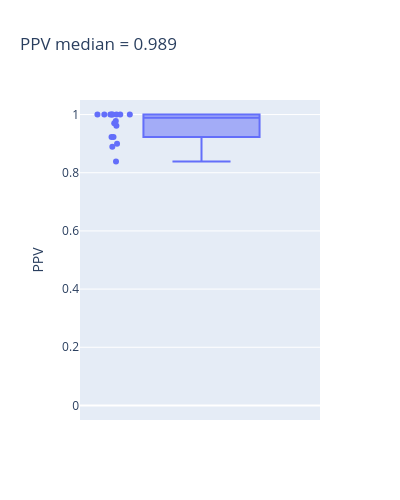

Notebook code for this chart:
### Code cell
ns.pl.boxplot(results, "PPV", save = True, output_folder = output_folder, outputfilename_prefix = outputfilename_prefix)

### Figure 1 — Plotly figure (JSON) as saved in the notebook; plotly's stock layout.template omitted (floating-point values rounded to 4 significant figures)
{"data": [{"alignmentgroup": "True", "boxpoints": "all", "hovertemplate": "<b>%{hovertext}</b><br><br>PPV=%{y}<extra></extra>", "hovertext": ["e1_e299_SLC17A7_L5b_Cdh13", "g1_g48_GLI3_Astro_Gja1", "g2_g27_APBB1IP_Micro_Ctss", "g3_g18_GPNMB_OPC_Pdgfra", "g4_g9_MOG_Oligo_Opalin", "i10_i16_TSPAN12_Vip_Mybpc1", "i11_i6_EGF_Vip_Mybpc1", "i1_i90_COL5A2_Ndnf_Car4", "i2_i77_LHX6_Sst_Cbln4", "i3_i56_BAGE2_Ndnf_Cxcl14", "i4_i54_MC4R_Ndnf_Cxcl14", "i5_i47_TRPC3_Ndnf_Car4", "i6_i44_GPR149_Vip_Mybpc1", "i7_i31_CLMP_Ndnf_Cxcl14", "i8_i27_SNCG_Vip_Mybpc1", "i9_i22_TAC3_Vip_Mybpc1"], "legendgroup": "", "marker": {"color": "#636efa"}, "name": "", "notched": false, "offsetgroup": "", "orientation": "v", "showlegend": false, "type": "box", "x0": " ", "xaxis": "x", "y": [0.978, 1, 1, 1, 1, 0.9, 1, 0.9701, 0.8382, 0.9615, 0.9231, 1, 1, 1, 0.9231, 0.8889], "y0": " ", "yaxis": "y"}], "layout": {"boxmode": "group", "height": 500, "legend": {"tracegroupgap": 0}, "title": {"text": "PPV median = 0.989"}, "width": 400, "xaxis": {"anchor": "y", "domain": [0, 1]}, "yaxis": {"anchor": "x", "domain": [0, 1], "range": [-0.05, 1.05], "title": {"text": "PPV"}}}}
